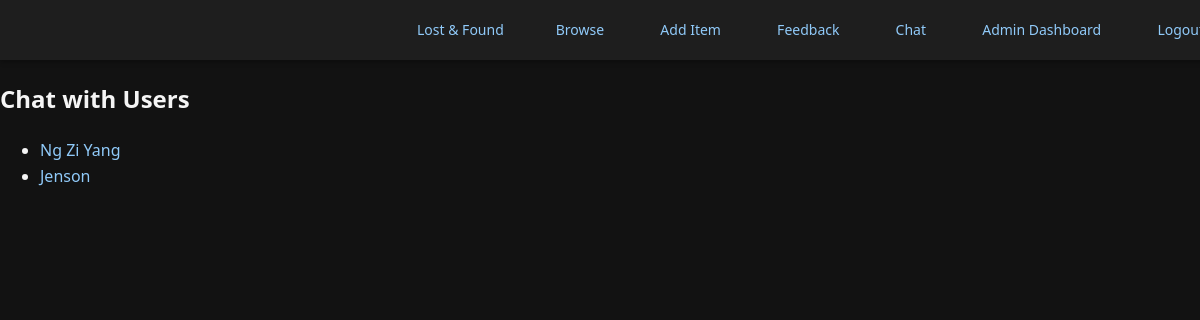
/chat (signed in), run on an earlier commit of the app's database.
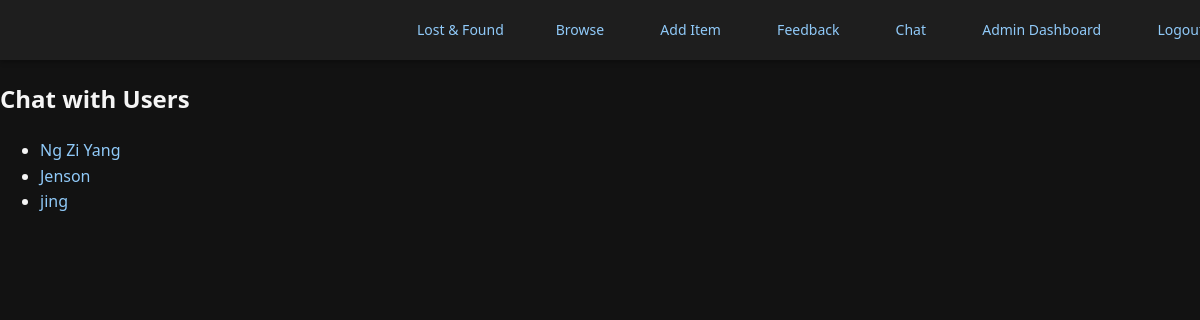
And on a later commit of the database.
### app.py (models this page shows)
class User(UserMixin, db.Model):
    id = db.Column(db.Integer, primary_key=True)
    username = db.Column(db.String(150), unique=True, nullable=False)
    password = db.Column(db.String(150), nullable=False)
    email = db.Column(db.String(150), unique=True, nullable=False)
    is_verified = db.Column(db.Boolean, default=False)
    verification_code = db.Column(db.String(6), nullable=True)
    code_sent_at = db.Column(db.DateTime, nullable=True)
    is_admin = db.Column(db.Boolean, default=False)
    items = db.relationship('LostItem', backref='owner', lazy=True)
    feedbacks = db.relationship('Feedback', backref='user', lazy=True)
    reports = db.relationship('Report', backref='user', lazy=True)
    messages_sent = db.relationship('ChatMessage', backref='sender', lazy=True, foreign_keys='ChatMessage.sender_id')
    messages_received = db.relationship('ChatMessage', backref='receiver', lazy=True, foreign_keys='ChatMessage.receiver_id')

### app.py (the view)
    @app.route('/chat')
    @login_required
    def chat():
        users = User.query.filter(User.id != current_user.id).all()
        return render_template('chat.html', users=users)

### app.py (called while the page is built)
@login_manager.user_loader
def load_user(user_id):
    return User.query.get(int(user_id))

### templates/chat.html (shortened to what this page needs)
{% extends "base.html" %}
{% block content %}
<h2>Chat with Users</h2>
<ul>
  {% for user in users %}
    <li><a href="{{ url_for('chat_with', user_id=user.id) }}">{{ user.username }}</a></li>
  {% else %}
    <li>No other users available to chat.</li>
  {% endfor %}
</ul>
{% endblock %}

### templates/base.html (shortened to what this page needs)
<!DOCTYPE html>
<html lang="en">
<head>
    <link rel="stylesheet" href="{{ url_for('static', filename='css/style.css') }}" />
</head>
<body>
    <nav class="navbar">
        <div class="nav-left">
            <a class="brand" href="{{ url_for('about') }}">Lost & Found</a>
        </div>
        <div class="nav-right">
            {% if current_user.is_authenticated %}
                <a href="{{ url_for('browse') }}">Browse</a>
                <a href="{{ url_for('add_item') }}">Add Item</a>
                <a href="{{ url_for('submit_feedback') }}">Feedback</a>
                <a href="{{ url_for('chat') }}">Chat</a>
                {% if current_user.is_admin %}
                    <a href="{{ url_for('admin_dashboard') }}">Admin Dashboard</a>
                {% endif %}
                <a href="{{ url_for('logout') }}">Logout</a>
            {% else %}
                <a href="{{ url_for('login') }}">Login</a>
                <a href="{{ url_for('signup') }}">Sign Up</a>
            {% endif %}
        </div>
    </nav>
    <main class="main-content">
        {% block content %}{% endblock %}
    </main>
</body>
</html>

### static/css/style.css (style rules this page uses)
body { background-color: #121212; color: #f5f5f5; font-family: 'Segoe UI', Tahoma, Geneva, Verdana, sans-serif; margin: 0; padding: 0; line-height: 1.6; padding-top: 60px; }
a { color: #90caf9; text-decoration: none; transition: 0.3s ease; }
.navbar { background-color: #1e1e1e; padding: 0 20px; height: 60px; display: flex; justify-content: flex-end; align-items: center; position: fixed; top: 0; width: 100%; z-index: 1000; box-shadow: 0 2px 5px rgba(0, 0, 0, 0.3); }
.navbar a { margin-left: 20px; padding: 10px 16px; font-size: 14px; border-radius: 6px; background-color: transparent; }

What changed in the data, as far as the page shows it:
added User: username "jing"
